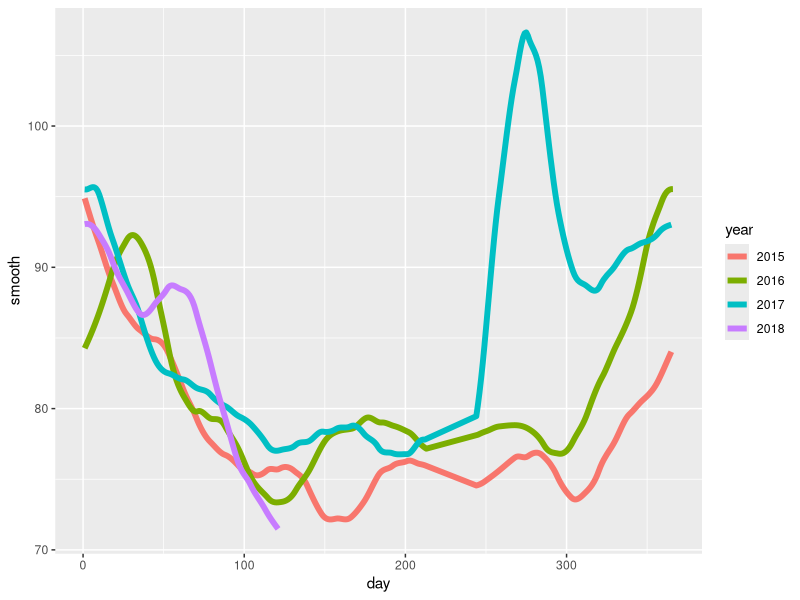
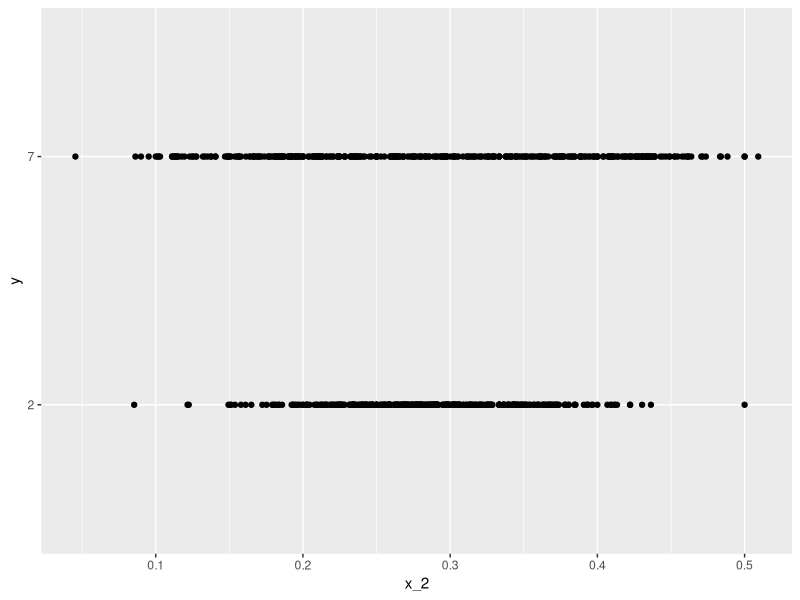
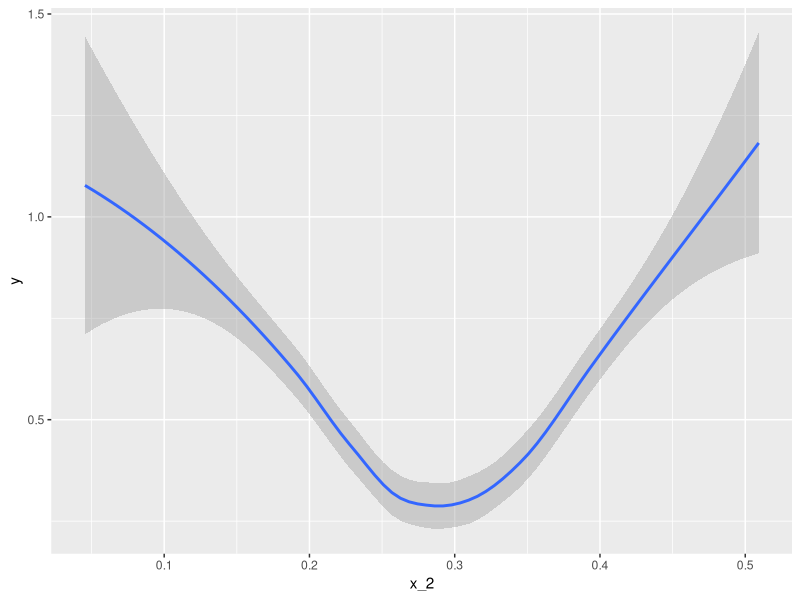

Generate these figures, in order, with R:
# Q1

library(tidyverse)
library(lubridate)
library(purrr)
library(pdftools)

library(caret)
library(dslabs)


fn <- system.file("extdata", "RD-Mortality-Report_2015-18-180531.pdf", package="dslabs")
dat <- map_df(str_split(pdf_text(fn), "\n"), function(s){
  s <- str_trim(s)
  header_index <- str_which(s, "2015")[1]
  tmp <- str_split(s[header_index], "\\s+", simplify = TRUE)
  month <- tmp[1]
  header <- tmp[-1]
  tail_index <- str_which(s, "Total")
  n <- str_count(s, "\\d+")
  out <- c(1:header_index, which(n==1), which(n>=28), tail_index:length(s))
  s[-out] %>%
    str_remove_all("[^\\d\\s]") %>%
    str_trim() %>%
    str_split_fixed("\\s+", n=6) %>%
    .[,1:5] %>%
    as_data_frame() %>%
    setNames(c("day", header)) %>%
    mutate(month = month,
           day = as.numeric(day)) %>%
    gather(year, deaths, -c(day, month)) %>%
    mutate(deaths = as.numeric(deaths))
}) %>%
  mutate(month = recode(month, "JAN"=1, "FEB"=2, "MAR"=3, "APR"=4, "MAY"=5, "JUN"=6,
                        "JUL"=7, "AUG"=8, "SEP"=9, "OCT"=10, "NOV"=11, "DEC"=12)) %>%
  mutate(date = make_date(year, month, day)) %>%
    dplyr::filter(date <= "2018-05-01")

span <- 60 / as.numeric(diff(date(range(dat$date))))
fit <- dat %>% mutate(x = as.numeric(date)) %>% loess(data = ., span = span, degree = 1, deaths ~ x)
# dat %>% mutate(smooth=predict(fit, as.numeric(date))) %>%
#   ggplot() +
#   geom_point(aes(date, deaths))+
#   geom_line(aes(date, deaths), lwd= 3, col=2)  

# answer (a)
# dat %>% 
#   mutate(smooth = predict(fit), day = yday(date), year = as.character(year(date))) %>%
#   ggplot(aes(day, smooth, col = year)) + 
#   geom_line(lwd = 2)

# answer (b)
# dat %>%
#   mutate(smooth = predict(fit, as.numeric(date)), day=mday(date), year=as.character(year(date))) %>%
#   ggplot(aes(day, smooth, col=year)) +
#   geom_line(lwd=2)

# answer (c)
# dat %>%
#   mutate(smooth = predict(fit, as.numeric(date)), day = yday(date), year = as.character(year(date))) %>%
#   ggplot(aes(day, smooth)) +
#   geom_line(lwd = 2)

# answer (d)
dat %>%
  mutate(smooth=predict(fit, as.numeric(date)), day = yday(date), year = as.character(year(date))) %>%
  ggplot(aes(day, smooth, col = year)) + 
  geom_line(lwd = 2)

# Q3
library(broom)
library(dslabs)
data("mnist_27")
mnist_27$train %>% glm(y ~ x_2, family = "binomial", data = .) %>% tidy()

qplot(x_2, y, data = mnist_27$train)

mnist_27$train %>% 
  mutate(y = ifelse(y == "7", 1, 0)) %>%
  ggplot(aes(x_2, y)) + 
  geom_smooth(method = "loess")
